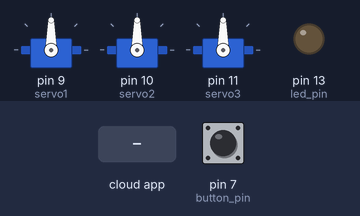
A sketch run on a simulated Arduino Uno, built with avr-gcc and run on an emulated ATmega328P. On the bench: 3 × servo, output pins drawn as LEDs (lit = HIGH). Inputs (shaded band) come from the test bench; at power-on: pin 7 (button_pin) HIGH. The ROS host is connected and sends only what is stated.

Above: at 1.2 s.
1.3 s: pin 7 (button_pin) pulled LOW for 0.15 s
At 1.45 s:
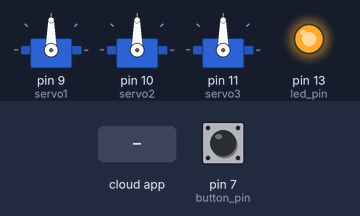
3.0 s: the phone or cloud app sets servo1 to 0
At 3.5 s:
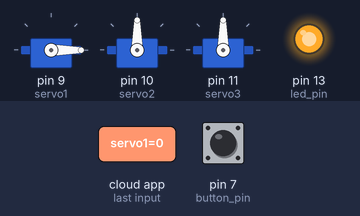
4.5 s: the phone or cloud app sets servo2 to 0
At 5.7 s:
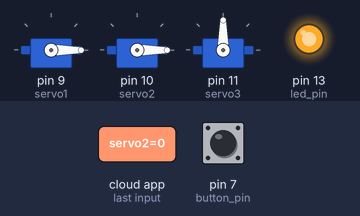
6.0 s: the phone or cloud app sets servo3 to 0
At 6.8 s:
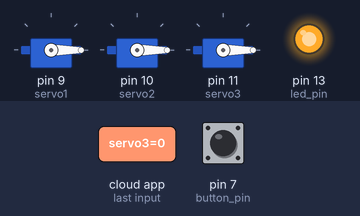
7.5 s: the phone or cloud app sets servo1 to 45
At 7.9 s:
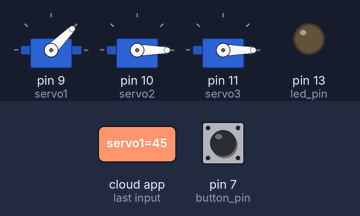
9.0 s: the phone or cloud app sets servo2 to 45
At 10.1 s:
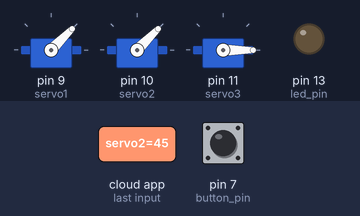
Timing chart, 0 to 11.5 s (numbered marks = the images above; inputs shaded):
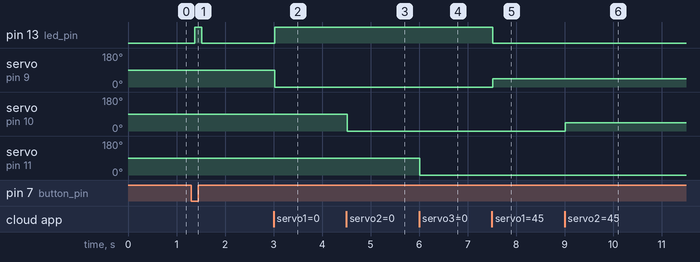

Measured:
- after the input at 1.3 s, pin 13 (led_pin): LOW → HIGH after 0.08 s, → LOW 0.15 s later
- after the input at 3.0 s, pin 13 (led_pin): LOW → HIGH at once; servo on pin 9 (servo1): 90° → 0° at once
- after the input at 4.5 s, servo on pin 10 (servo2): 90° → 0° at once
- after the input at 6.0 s, servo on pin 11 (servo3): 90° → 0° at once
- after the input at 7.5 s, pin 13 (led_pin): HIGH → LOW at once; servo on pin 9 (servo1): 0° → 45° at once
- after the input at 9.0 s, servo on pin 10 (servo2): 0° → 45° at once

The sketch:

delta.ino
```cpp
//per ara execució realitzant:
//rostopic pub servo1 std_msgs/UInt16  <angle1> & rostopic pub servo2 std_msgs/UInt16  <angle2> & rostopic pub servo3 std_msgs/UInt16  <angle3>
//part del publisher ANGLE comentada

#if defined (ARDUINO) && (ARDUINO >= 100)
 #include <Arduino.h>
#else
 #include <WProgram.h>
#endif

#include <Servo.h>
#include <ros.h>
#include <std_msgs/UInt16.h>
#include <std_msgs/Bool.h>

//std_msgs::UInt16 angle;


ros::NodeHandle  nh;

Servo servo1;
Servo servo2;
Servo servo3;
std_msgs::Bool pushed_msg;

void servo1_cb(const std_msgs::UInt16& cmd_msg)
{
  servo1.write(cmd_msg.data); //set servo angle, should be from 0-180
  digitalWrite(13, HIGH-digitalRead(13));  //toggle led
}

void servo2_cb(const std_msgs::UInt16& cmd_msg)
{
  servo2.write(cmd_msg.data); //set servo angle, should be from 0-180
  //digitalWrite(13, HIGH-digitalRead(13));  //toggle led
}

void servo3_cb(const std_msgs::UInt16& cmd_msg)
{
  servo3.write(cmd_msg.data); //set servo angle, should be from 0-180
  //digitalWrite(13, HIGH-digitalRead(13));  //toggle led
}


const int button_pin = 7;
const int led_pin = 13;
bool last_reading;
long last_debounce_time=0;
long debounce_delay=50;
bool published = true;
//void updateAngle()
//{
//  angle.data = analogRead();
//}

ros::Subscriber<std_msgs::UInt16> sub1("servo1", &servo1_cb);
ros::Subscriber<std_msgs::UInt16> sub2("servo2", &servo2_cb);
ros::Subscriber<std_msgs::UInt16> sub3("servo3", &servo3_cb);
ros::Publisher pub_button("pushed", &pushed_msg);

void setup(){

  nh.initNode();
  nh.subscribe(sub1);
  nh.subscribe(sub2);
  nh.subscribe(sub3);
  nh.advertise(pub_button);


  servo1.attach(9); //attach it to pin 9
  servo2.attach(10); //attach it to pin 10
  servo3.attach(11); //attach it to pin 11

  pinMode(led_pin, OUTPUT);
  pinMode(button_pin, INPUT);

  digitalWrite(button_pin, HIGH);
  last_reading = ! digitalRead(button_pin);

}

void loop(){
  //updateAngle();
  //pub_angle.publish(&angle);
  nh.spinOnce();

  bool reading = ! digitalRead(button_pin);
    if (last_reading!= reading){
      last_debounce_time = millis();
      published = false;
  }
    if ( !published && (millis() - last_debounce_time)  > debounce_delay) {
    digitalWrite(led_pin, reading);
    pushed_msg.data = reading;
    pub_button.publish(&pushed_msg);
    published = true;
  }

  last_reading = reading;
   delay(20);
}
```
